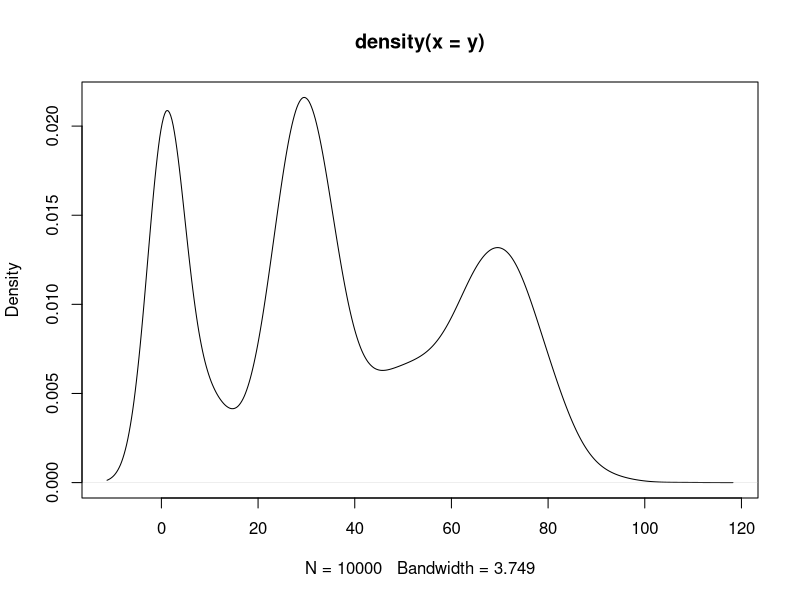

This chart was generated by the following R code:
library(magrittr)

# k-Mixture Poisson Model
k = 5                                   # number of mixture components

# Data Generation
n = 10000                               # sample size.          ; i = 1,2,...,n
pi.TRUE = c(0.2, 0.05, 0.35, 0.1, 0.3)  # mixture weights, p_j, ; j = 1,2,...,k
lambda.TRUE = c(1, 10, 30, 50, 70)      # lambda_j,             ; j = 1,2,...,k

set.seed(1)
z.TRUE = sample(1:k, size = n, replace = T, prob = pi.TRUE) # Indicator variable Z (= delta_ij)
y = sapply(z.TRUE, function(z) rpois(1, lambda.TRUE[z]))    # observations y_i, i = 1,2,...,n

plot(density(y))
##################################################

# EM Algorithm

# (1) Set initial values (by k-means method)
set.seed(1)
cluster.kmeans = kmeans(y, centers = k)
init = list(pi = as.numeric(table(cluster.kmeans$cluster)/n)[order(cluster.kmeans$centers[,1])],
            lambda = as.numeric(sort(cluster.kmeans$centers[,1])))

#Cluster means:
#1 54.85071
#2 73.05784
#3  2.55703
#4 34.66868
#5 24.97744

# as.numeric(table(cluster.kmeans$cluster))
# 1400 2386 2411 1986 1817

# as.numeric(table(cluster.kmeans$cluster)/n)
# 0.1400 0.2386 0.2411 0.1986 0.1817

# order(cluster.kmeans$centers[,1])
# 3 5 4 1 2

# pi
# 0.2411 0.1817 0.1986 0.1400 0.2386

# lambda
# 2.55703 24.97744 34.66868 54.85071 73.05784


# (2) Algorithm
mixture_poisson = function(y, init, tol = 1e-05, max.iter = 5000) {
  n = length(y)
  k = length(init$pi)
  
  # E-step
  pi_after      = init$pi
  lambda_after  = init$lambda
  
  # M-step
  pi_before     = numeric(k)
  lambda_before = numeric(k)
  
  iter = 0
  while ((any(abs(lambda_before - lambda_after)/(lambda_before + 1e-04) > tol) | any(abs(pi_before - pi_after)/(pi_before + 1e-04) > tol)) & iter < max.iter) {
    # E-step
    pi_before = pi_after
    lambda_before = lambda_after
    
    # Find matrix w
 # method 1
    # w = outer(1:n, 1:k, Vectorize(function(i, j) (pi_before[j] * dpois(y[i], lambda_before[j]))/sum(pi_before * dpois(y[i], lambda_before))))
 # method 2
    # w = matrix(nrow = n, ncol = k)
    # for (i in 1:n) {
    #   for (j in 1:k) {
    #     w[i,j] = (pi_before[j] * dpois(y[i], lambda_before[j]))/sum(pi_before * dpois(y[i], lambda_before))
    #   }
    # }
  # method 3
    w = t(replicate(n, pi_before)) * outer(y, lambda_before, dpois) / replicate(k, rowSums(   t(replicate(n, pi_before))*outer(y, lambda_before, dpois)  )  )
    
    # M-step
    pi_after = colSums(w)/n
    lambda_after = colSums(w*y)/colSums(w)
    
    iter = iter + 1
    cat('Iteration: ', iter, '\n')
  }
  
  # log likelihood
  w = t(replicate(n, pi_after)) * outer(y, lambda_after, dpois) / replicate(k, rowSums(t(replicate(n, pi_after)) * outer(y, lambda_after, dpois)))
  loglik = sum(w * log(t(replicate(n, pi_after)) * outer(y, lambda_after, dpois)))

  return(list(iter = iter, loglik = loglik, init = init, pi = pi_after, lambda = lambda_after))
}

# (3) Execute iteration
mixture_poisson(y, init)

